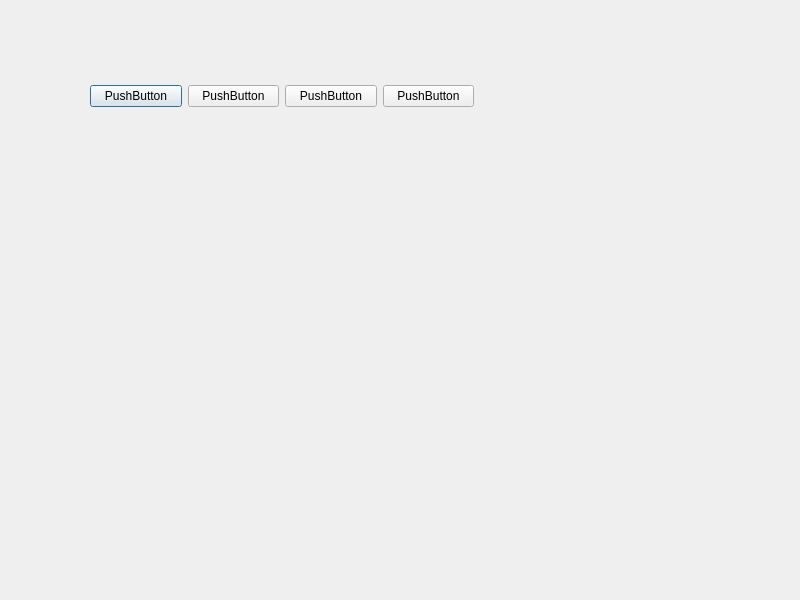
<?xml version="1.0" encoding="UTF-8"?>
<ui version="4.0">
 <class>Dialog</class>
 <widget class="QDialog" name="Dialog">
  <property name="geometry">
   <rect>
    <x>0</x>
    <y>0</y>
    <width>800</width>
    <height>600</height>
   </rect>
  </property>
  <property name="windowTitle">
   <string>Dialog</string>
  </property>
  <widget class="QWidget" name="">
   <property name="geometry">
    <rect>
     <x>90</x>
     <y>80</y>
     <width>384</width>
     <height>32</height>
    </rect>
   </property>
   <layout class="QHBoxLayout" name="horizontalLayout">
    <item>
     <widget class="QPushButton" name="Pin25">
      <property name="text">
       <string>PushButton</string>
      </property>
      <property name="checkable">
       <bool>true</bool>
      </property>
     </widget>
    </item>
    <item>
     <widget class="QPushButton" name="Pin26">
      <property name="text">
       <string>PushButton</string>
      </property>
      <property name="checkable">
       <bool>true</bool>
      </property>
     </widget>
    </item>
    <item>
     <widget class="QPushButton" name="Pin27">
      <property name="text">
       <string>PushButton</string>
      </property>
      <property name="checkable">
       <bool>true</bool>
      </property>
     </widget>
    </item>
    <item>
     <widget class="QPushButton" name="Pin28">
      <property name="text">
       <string>PushButton</string>
      </property>
      <property name="checkable">
       <bool>true</bool>
      </property>
     </widget>
    </item>
   </layout>
  </widget>
 </widget>
 <resources/>
 <connections/>
</ui>
